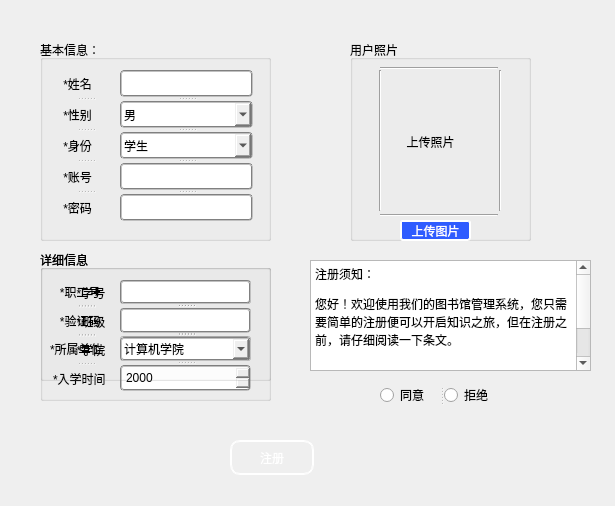
<?xml version="1.0" encoding="UTF-8"?>
<ui version="4.0">
 <class>Register</class>
 <widget class="QDialog" name="Register">
  <property name="geometry">
   <rect>
    <x>0</x>
    <y>0</y>
    <width>615</width>
    <height>506</height>
   </rect>
  </property>
  <property name="windowTitle">
   <string>注册</string>
  </property>
  <property name="styleSheet">
   <string notr="true">font: 25 11pt &quot;等线 Light&quot;;</string>
  </property>
  <widget class="QTextBrowser" name="text_note">
   <property name="geometry">
    <rect>
     <x>310</x>
     <y>260</y>
     <width>281</width>
     <height>111</height>
    </rect>
   </property>
   <property name="styleSheet">
    <string notr="true">font: 25 11pt &quot;等线 Light&quot;;</string>
   </property>
   <property name="html">
    <string>&lt;!DOCTYPE HTML PUBLIC &quot;-//W3C//DTD HTML 4.0//EN&quot; &quot;http://www.w3.org/TR/REC-html40/strict.dtd&quot;&gt;
&lt;html&gt;&lt;head&gt;&lt;meta name=&quot;qrichtext&quot; content=&quot;1&quot; /&gt;&lt;style type=&quot;text/css&quot;&gt;
p, li { white-space: pre-wrap; }
&lt;/style&gt;&lt;/head&gt;&lt;body style=&quot; font-family:'等线 Light'; font-size:11pt; font-weight:24; font-style:normal;&quot;&gt;
&lt;p style=&quot; margin-top:12px; margin-bottom:12px; margin-left:0px; margin-right:0px; -qt-block-indent:0; text-indent:0px;&quot;&gt;&lt;span style=&quot; font-family:'SimSun'; font-size:9pt; font-weight:400;&quot;&gt;注册须知：&lt;/span&gt;&lt;/p&gt;
&lt;p style=&quot; margin-top:12px; margin-bottom:12px; margin-left:0px; margin-right:0px; -qt-block-indent:0; text-indent:0px;&quot;&gt;&lt;span style=&quot; font-family:'SimSun'; font-size:9pt; font-weight:400;&quot;&gt;您好！欢迎使用我们的图书馆管理系统，您只需要简单的注册便可以开启知识之旅，但在注册之前，请仔细阅读一下条文。&lt;/span&gt;&lt;/p&gt;
&lt;p style=&quot;-qt-paragraph-type:empty; margin-top:12px; margin-bottom:12px; margin-left:0px; margin-right:0px; -qt-block-indent:0; text-indent:0px; font-family:'SimSun'; font-size:9pt; font-weight:400;&quot;&gt;&lt;br /&gt;&lt;/p&gt;
&lt;p style=&quot; margin-top:12px; margin-bottom:12px; margin-left:0px; margin-right:0px; -qt-block-indent:0; text-indent:0px;&quot;&gt;&lt;span style=&quot; font-family:'SimSun'; font-size:9pt; font-weight:400;&quot;&gt;以上便是您需要遵循的使用规则，同意条文，才可继续注册！&lt;/span&gt;&lt;/p&gt;&lt;/body&gt;&lt;/html&gt;</string>
   </property>
  </widget>
  <widget class="QGroupBox" name="groupBox">
   <property name="geometry">
    <rect>
     <x>40</x>
     <y>40</y>
     <width>231</width>
     <height>201</height>
    </rect>
   </property>
   <property name="title">
    <string>基本信息：</string>
   </property>
   <widget class="QSplitter" name="splitter_4">
    <property name="geometry">
     <rect>
      <x>20</x>
      <y>30</y>
      <width>51</width>
      <height>151</height>
     </rect>
    </property>
    <property name="orientation">
     <enum>Qt::Vertical</enum>
    </property>
    <widget class="QLabel" name="label_name">
     <property name="text">
      <string> *姓名</string>
     </property>
    </widget>
    <widget class="QLabel" name="label_3">
     <property name="text">
      <string> *性别</string>
     </property>
    </widget>
    <widget class="QLabel" name="label_type">
     <property name="text">
      <string> *身份</string>
     </property>
    </widget>
    <widget class="QLabel" name="label_account">
     <property name="text">
      <string> *账号</string>
     </property>
    </widget>
    <widget class="QLabel" name="label_key">
     <property name="text">
      <string> *密码</string>
     </property>
    </widget>
   </widget>
   <widget class="QSplitter" name="splitter">
    <property name="geometry">
     <rect>
      <x>80</x>
      <y>30</y>
      <width>133</width>
      <height>151</height>
     </rect>
    </property>
    <property name="orientation">
     <enum>Qt::Vertical</enum>
    </property>
    <widget class="QLineEdit" name="lineEdit_name">
     <property name="styleSheet">
      <string notr="true">border:2px groove gray;border-radius:4px;padding:2px 2px;</string>
     </property>
    </widget>
    <widget class="QComboBox" name="comboBox_gender">
     <property name="styleSheet">
      <string notr="true">border:2px groove gray;border-radius:4px;padding:2px 2px;</string>
     </property>
     <item>
      <property name="text">
       <string>男</string>
      </property>
     </item>
     <item>
      <property name="text">
       <string>女</string>
      </property>
     </item>
    </widget>
    <widget class="QComboBox" name="combox_identify">
     <property name="styleSheet">
      <string notr="true">border:2px groove gray;border-radius:4px;padding:2px 2px;</string>
     </property>
     <item>
      <property name="text">
       <string>学生</string>
      </property>
     </item>
     <item>
      <property name="text">
       <string>管理员</string>
      </property>
     </item>
     <item>
      <property name="text">
       <string>教职工</string>
      </property>
     </item>
    </widget>
    <widget class="QLineEdit" name="lineEdit_account">
     <property name="styleSheet">
      <string notr="true">border:2px groove gray;border-radius:4px;padding:2px 2px;</string>
     </property>
    </widget>
    <widget class="QLineEdit" name="lineEdit_key">
     <property name="styleSheet">
      <string notr="true">border:2px groove gray;border-radius:4px;padding:2px 2px;</string>
     </property>
     <property name="echoMode">
      <enum>QLineEdit::PasswordEchoOnEdit</enum>
     </property>
    </widget>
   </widget>
   <widget class="QLabel" name="label_2">
    <property name="geometry">
     <rect>
      <x>0</x>
      <y>0</y>
      <width>231</width>
      <height>201</height>
     </rect>
    </property>
    <property name="styleSheet">
     <string notr="true">background-image: url(:/background/resourse/b_W.png);</string>
    </property>
    <property name="text">
     <string/>
    </property>
   </widget>
   <zorder>label_2</zorder>
   <zorder>splitter_4</zorder>
   <zorder>splitter</zorder>
  </widget>
  <widget class="QGroupBox" name="groupBox_user">
   <property name="enabled">
    <bool>true</bool>
   </property>
   <property name="geometry">
    <rect>
     <x>40</x>
     <y>250</y>
     <width>231</width>
     <height>151</height>
    </rect>
   </property>
   <property name="title">
    <string>详细信息</string>
   </property>
   <widget class="QSplitter" name="splitter_6">
    <property name="geometry">
     <rect>
      <x>80</x>
      <y>30</y>
      <width>131</width>
      <height>111</height>
     </rect>
    </property>
    <property name="orientation">
     <enum>Qt::Vertical</enum>
    </property>
    <widget class="QLineEdit" name="lineEdit_number"/>
    <widget class="QLineEdit" name="lineEdit_class"/>
    <widget class="QComboBox" name="comboBox_college">
     <item>
      <property name="text">
       <string>计算机学院</string>
      </property>
     </item>
     <item>
      <property name="text">
       <string>信息与通信工程学院</string>
      </property>
     </item>
     <item>
      <property name="text">
       <string>电子工程学院</string>
      </property>
     </item>
     <item>
      <property name="text">
       <string>自动化学院</string>
      </property>
     </item>
     <item>
      <property name="text">
       <string>软件学院</string>
      </property>
     </item>
     <item>
      <property name="text">
       <string>经济管理学院</string>
      </property>
     </item>
     <item>
      <property name="text">
       <string>人文学院</string>
      </property>
     </item>
     <item>
      <property name="text">
       <string>理学院</string>
      </property>
     </item>
     <item>
      <property name="text">
       <string>数字传媒学院</string>
      </property>
     </item>
     <item>
      <property name="text">
       <string>国际学院</string>
      </property>
     </item>
    </widget>
    <widget class="QDateTimeEdit" name="dateTimeEdit_regyear">
     <property name="styleSheet">
      <string notr="true">border:2px groove gray;border-radius:4px;padding:2px 2px;</string>
     </property>
     <property name="minimumDate">
      <date>
       <year>1960</year>
       <month>9</month>
       <day>1</day>
      </date>
     </property>
     <property name="displayFormat">
      <string>yyyy</string>
     </property>
    </widget>
   </widget>
   <widget class="QSplitter" name="splitter_5">
    <property name="geometry">
     <rect>
      <x>13</x>
      <y>30</y>
      <width>66</width>
      <height>111</height>
     </rect>
    </property>
    <property name="orientation">
     <enum>Qt::Vertical</enum>
    </property>
    <widget class="QLabel" name="label_index">
     <property name="text">
      <string>   *学号</string>
     </property>
     <property name="alignment">
      <set>Qt::AlignCenter</set>
     </property>
    </widget>
    <widget class="QLabel" name="label_class">
     <property name="enabled">
      <bool>true</bool>
     </property>
     <property name="text">
      <string>   *班级</string>
     </property>
     <property name="alignment">
      <set>Qt::AlignCenter</set>
     </property>
    </widget>
    <widget class="QLabel" name="label_college">
     <property name="text">
      <string>   *学院</string>
     </property>
     <property name="alignment">
      <set>Qt::AlignCenter</set>
     </property>
    </widget>
    <widget class="QLabel" name="label_regyear">
     <property name="styleSheet">
      <string notr="true">font: 5pt &quot;ADMUI3Lg&quot;;</string>
     </property>
     <property name="text">
      <string>*入学时间</string>
     </property>
    </widget>
   </widget>
  </widget>
  <widget class="QGroupBox" name="groupBox_3">
   <property name="geometry">
    <rect>
     <x>350</x>
     <y>40</y>
     <width>181</width>
     <height>201</height>
    </rect>
   </property>
   <property name="title">
    <string>用户照片</string>
   </property>
   <widget class="QLabel" name="label_pic">
    <property name="geometry">
     <rect>
      <x>40</x>
      <y>40</y>
      <width>101</width>
      <height>124</height>
     </rect>
    </property>
    <property name="maximumSize">
     <size>
      <width>121</width>
      <height>124</height>
     </size>
    </property>
    <property name="text">
     <string>     上传照片</string>
    </property>
   </widget>
   <widget class="Line" name="line">
    <property name="geometry">
     <rect>
      <x>30</x>
      <y>160</y>
      <width>118</width>
      <height>31</height>
     </rect>
    </property>
    <property name="orientation">
     <enum>Qt::Horizontal</enum>
    </property>
   </widget>
   <widget class="Line" name="line_2">
    <property name="geometry">
     <rect>
      <x>20</x>
      <y>30</y>
      <width>20</width>
      <height>141</height>
     </rect>
    </property>
    <property name="orientation">
     <enum>Qt::Vertical</enum>
    </property>
   </widget>
   <widget class="Line" name="line_3">
    <property name="geometry">
     <rect>
      <x>30</x>
      <y>20</y>
      <width>118</width>
      <height>16</height>
     </rect>
    </property>
    <property name="orientation">
     <enum>Qt::Horizontal</enum>
    </property>
   </widget>
   <widget class="Line" name="line_4">
    <property name="geometry">
     <rect>
      <x>140</x>
      <y>30</y>
      <width>20</width>
      <height>141</height>
     </rect>
    </property>
    <property name="orientation">
     <enum>Qt::Vertical</enum>
    </property>
   </widget>
   <widget class="QToolButton" name="toolButton">
    <property name="geometry">
     <rect>
      <x>50</x>
      <y>180</y>
      <width>71</width>
      <height>21</height>
     </rect>
    </property>
    <property name="styleSheet">
     <string notr="true">border:2px groove rgb(255,255,255,0,0);border-radius:3px;padding:2px 2px;
background-image: url(:/background/resourse/button.png);
font: 6pt &quot;ADMUI3Lg&quot;;
background-color: rgb(47, 92, 255);
color:white;</string>
    </property>
    <property name="text">
     <string>上传图片</string>
    </property>
   </widget>
  </widget>
  <widget class="QPushButton" name="Button_reg">
   <property name="geometry">
    <rect>
     <x>230</x>
     <y>440</y>
     <width>84</width>
     <height>35</height>
    </rect>
   </property>
   <property name="sizePolicy">
    <sizepolicy hsizetype="Fixed" vsizetype="Fixed">
     <horstretch>0</horstretch>
     <verstretch>0</verstretch>
    </sizepolicy>
   </property>
   <property name="minimumSize">
    <size>
     <width>0</width>
     <height>35</height>
    </size>
   </property>
   <property name="maximumSize">
    <size>
     <width>125</width>
     <height>35</height>
    </size>
   </property>
   <property name="styleSheet">
    <string notr="true">QPushButton{
	border:2px groove rgb(255,255,255,0,0);border-radius:10px;padding:2px 4px;
	font: 14pt &quot;Adobe 黑体 Std R&quot;;
color:white;
	background-image: url(:/background/resourse/button.png);
}
QPushButton:hover{
	background-image: url(:/background/resourse/button_h.png);
}
QPushButton:pressed{	
	background-image: url(:/background/resourse/button_P.png);
}
</string>
   </property>
   <property name="text">
    <string>注册</string>
   </property>
  </widget>
  <widget class="QSplitter" name="splitter_2">
   <property name="geometry">
    <rect>
     <x>380</x>
     <y>380</y>
     <width>125</width>
     <height>30</height>
    </rect>
   </property>
   <property name="orientation">
    <enum>Qt::Horizontal</enum>
   </property>
   <widget class="QRadioButton" name="Button_accept">
    <property name="sizePolicy">
     <sizepolicy hsizetype="Fixed" vsizetype="Fixed">
      <horstretch>0</horstretch>
      <verstretch>0</verstretch>
     </sizepolicy>
    </property>
    <property name="minimumSize">
     <size>
      <width>60</width>
      <height>30</height>
     </size>
    </property>
    <property name="maximumSize">
     <size>
      <width>60</width>
      <height>30</height>
     </size>
    </property>
    <property name="styleSheet">
     <string notr="true"/>
    </property>
    <property name="text">
     <string>同意</string>
    </property>
   </widget>
   <widget class="QRadioButton" name="Button_reject">
    <property name="sizePolicy">
     <sizepolicy hsizetype="Fixed" vsizetype="Fixed">
      <horstretch>0</horstretch>
      <verstretch>0</verstretch>
     </sizepolicy>
    </property>
    <property name="minimumSize">
     <size>
      <width>60</width>
      <height>30</height>
     </size>
    </property>
    <property name="maximumSize">
     <size>
      <width>60</width>
      <height>30</height>
     </size>
    </property>
    <property name="text">
     <string>拒绝</string>
    </property>
   </widget>
  </widget>
  <widget class="QGroupBox" name="groupBox_admin">
   <property name="enabled">
    <bool>true</bool>
   </property>
   <property name="geometry">
    <rect>
     <x>40</x>
     <y>250</y>
     <width>231</width>
     <height>131</height>
    </rect>
   </property>
   <property name="title">
    <string>详细信息</string>
   </property>
   <widget class="QSplitter" name="splitter_7">
    <property name="geometry">
     <rect>
      <x>80</x>
      <y>30</y>
      <width>131</width>
      <height>81</height>
     </rect>
    </property>
    <property name="orientation">
     <enum>Qt::Vertical</enum>
    </property>
    <widget class="QLineEdit" name="lineEdit_number_admin">
     <property name="styleSheet">
      <string notr="true">border:2px groove gray;border-radius:4px;padding:2px 2px;</string>
     </property>
    </widget>
    <widget class="QLineEdit" name="lineEdit_code_admin">
     <property name="styleSheet">
      <string notr="true">border:2px groove gray;border-radius:4px;padding:2px 2px;</string>
     </property>
    </widget>
    <widget class="QComboBox" name="comboBox_college_admin">
     <property name="styleSheet">
      <string notr="true">border:2px groove gray;border-radius:4px;padding:2px 2px;</string>
     </property>
     <item>
      <property name="text">
       <string>计算机学院</string>
      </property>
     </item>
     <item>
      <property name="text">
       <string>信息与通信工程学院</string>
      </property>
     </item>
     <item>
      <property name="text">
       <string>电子工程学院</string>
      </property>
     </item>
     <item>
      <property name="text">
       <string>自动化学院</string>
      </property>
     </item>
     <item>
      <property name="text">
       <string>软件学院</string>
      </property>
     </item>
     <item>
      <property name="text">
       <string>经济管理学院</string>
      </property>
     </item>
     <item>
      <property name="text">
       <string>人文学院</string>
      </property>
     </item>
     <item>
      <property name="text">
       <string>理学院</string>
      </property>
     </item>
     <item>
      <property name="text">
       <string>数字传媒学院</string>
      </property>
     </item>
     <item>
      <property name="text">
       <string>国际学院</string>
      </property>
     </item>
    </widget>
   </widget>
   <widget class="QSplitter" name="splitter_8">
    <property name="geometry">
     <rect>
      <x>10</x>
      <y>30</y>
      <width>71</width>
      <height>81</height>
     </rect>
    </property>
    <property name="orientation">
     <enum>Qt::Vertical</enum>
    </property>
    <widget class="QLabel" name="label_7">
     <property name="text">
      <string>   *职工号</string>
     </property>
    </widget>
    <widget class="QLabel" name="label_8">
     <property name="text">
      <string>   *验证码</string>
     </property>
    </widget>
    <widget class="QLabel" name="label_9">
     <property name="styleSheet">
      <string notr="true">font: 5pt &quot;ADMUI3Lg&quot;;</string>
     </property>
     <property name="text">
      <string>*所属单位</string>
     </property>
    </widget>
   </widget>
  </widget>
  <widget class="QLabel" name="label">
   <property name="geometry">
    <rect>
     <x>0</x>
     <y>0</y>
     <width>611</width>
     <height>506</height>
    </rect>
   </property>
   <property name="styleSheet">
    <string notr="true">background-image: url(:/background/resourse/register.png);</string>
   </property>
   <property name="text">
    <string/>
   </property>
  </widget>
  <zorder>label</zorder>
  <zorder>text_note</zorder>
  <zorder>groupBox</zorder>
  <zorder>groupBox_user</zorder>
  <zorder>groupBox_3</zorder>
  <zorder>Button_reg</zorder>
  <zorder>splitter_2</zorder>
  <zorder>groupBox_admin</zorder>
 </widget>
 <resources/>
 <connections/>
</ui>
